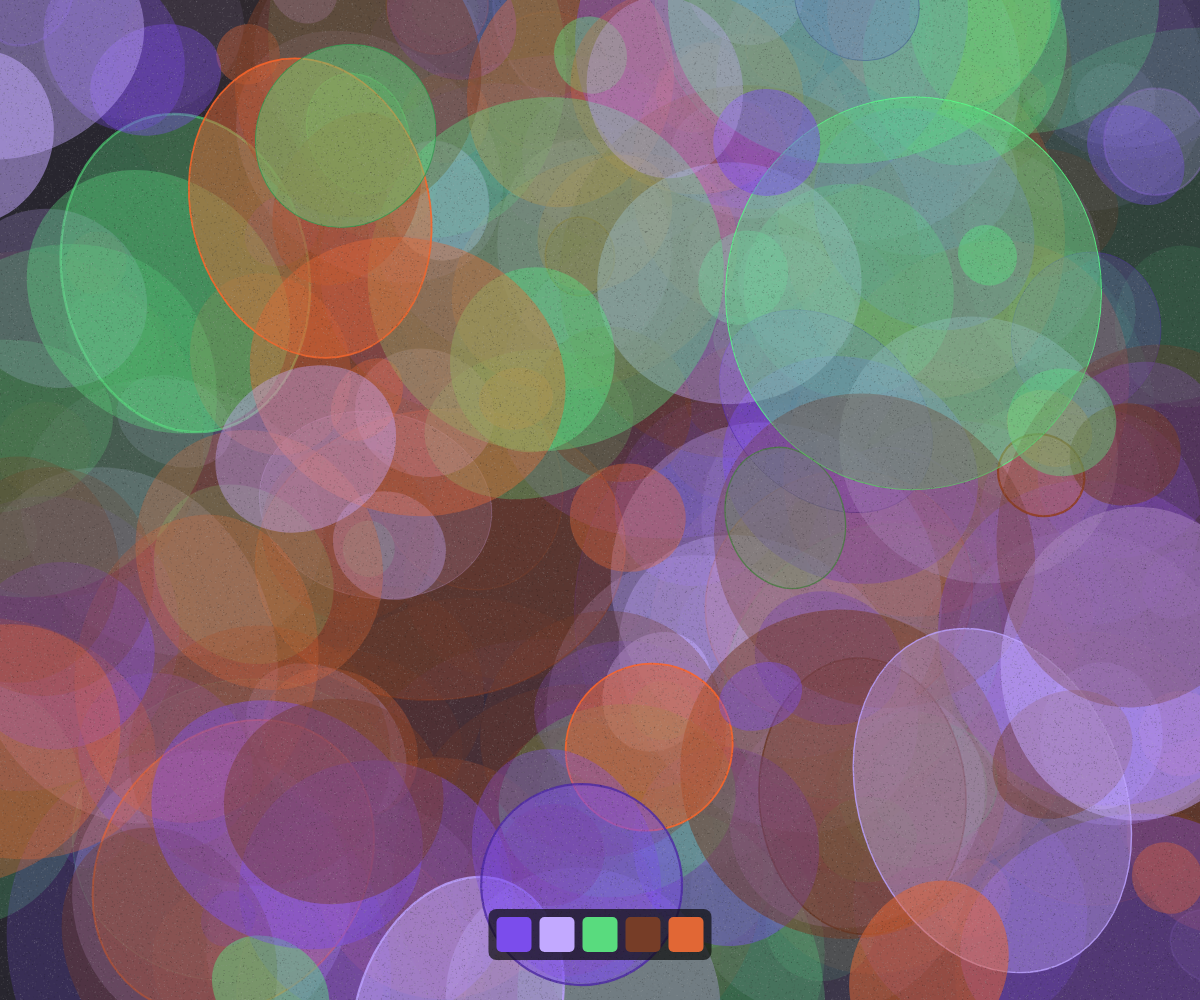
Frame 1 (no input)
Frame 60 (no input): identical to frame 1, image omitted
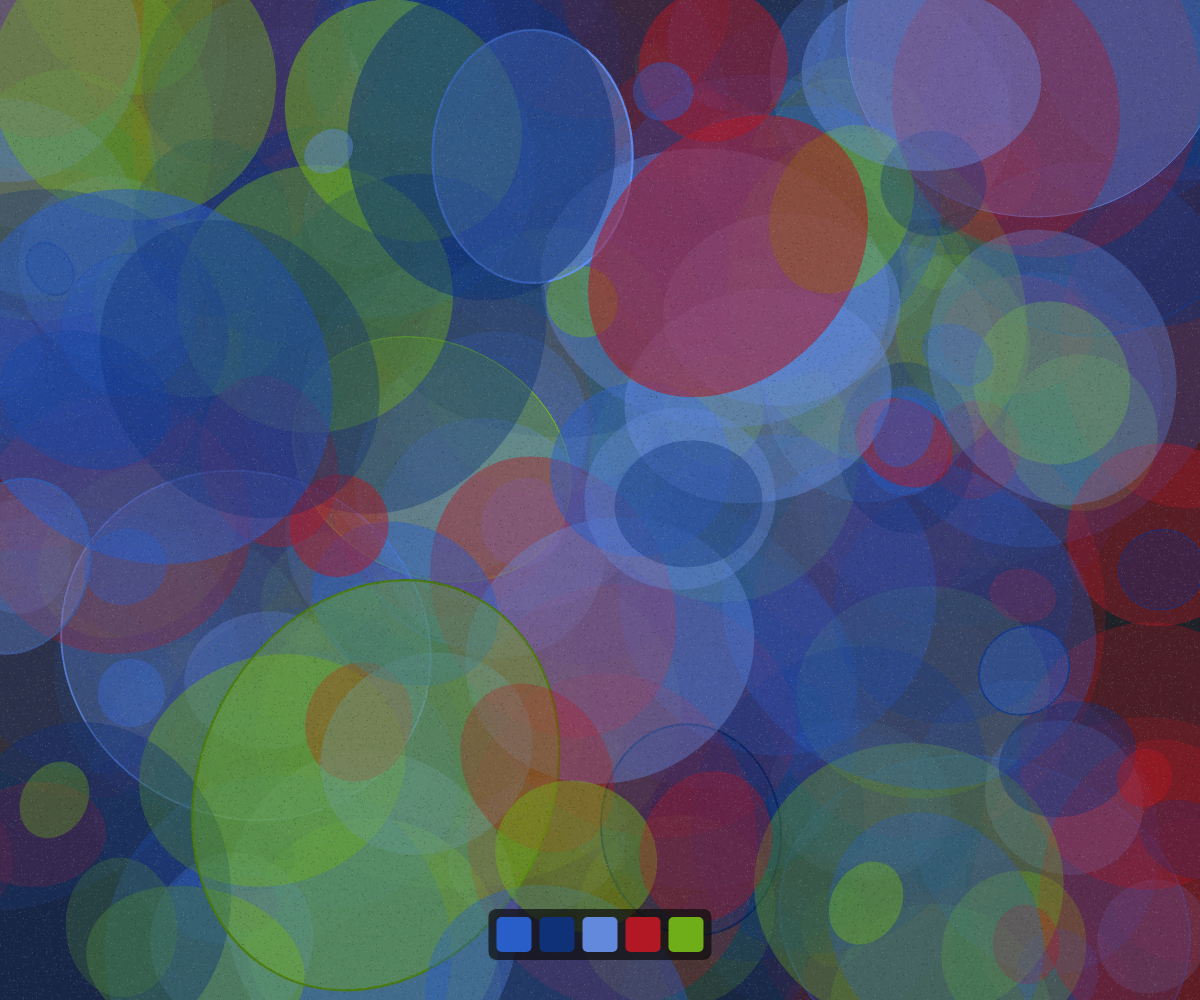
Frame 120 (the mouse pressed at the canvas centre since frame 60)

The p5.js sketch that drew these frames (run headless with seeded random() and noise() and a simulated clock; from frame 60 on, the mouse is pressed at the canvas centre):

// p5.js sketch
// ── sketch.js
// Genuary Day 16: Generative Palette
// Click to generate a new palette and composition.
// Press 'p' to toggle the palette display at the bottom.
// Includes faster 'sparse' grain and random strokes.

let palette = [];
let bgColor;
let numShapes = 50;
let numLayers = 5;
let noiseOffset = 0;

let showPalette = true;

// --- New Parameters ---
let applyGrain = true; // Set to false to disable grain entirely
let grainAmount = 0.2; // Density of sparse grain (0.0 to 1.0+)
let grainIntensity = 0.8; // Max brightness of grain points (0.0 to 1.0)

let strokeProbability = 0.15; // Chance (0.0 to 1.0) for a shape to have a stroke
// --- End New Parameters ---

function setup() {
  createCanvas(windowWidth, windowHeight);
  colorMode(HSB, 360, 100, 100, 1);
  noStroke(); // Default state is no stroke
  angleMode(DEGREES);
  generateNewArtwork();
}

function draw() {
  // Keep draw empty unless doing continuous animation
}

function mousePressed() {
  let swatchSize = 35;
  let padding = 8;
  let startY = height - swatchSize - padding * 2;
  if (mouseY < startY - padding) {
       generateNewArtwork();
  }
}

function keyPressed() {
  if (key === 'p' || key === 'P') {
    showPalette = !showPalette;
    redrawCurrentArtwork();
  }
  // Optional: Key to toggle grain?
  if (key === 'g' || key === 'G') {
    applyGrain = !applyGrain;
    redrawCurrentArtwork();
  }
}

function generateNewArtwork() {
  palette = generatePalette();
  let baseBgColor = random(palette);
  bgColor = color(hue(baseBgColor), saturation(baseBgColor) * 0.3, brightness(baseBgColor) * 0.2, 1);
  redrawCurrentArtwork();
}

function redrawCurrentArtwork() {
  background(bgColor);
  drawComposition();
  if (applyGrain) {
      addSparseGrain(grainAmount, grainIntensity); // Use the new grain function
  }
  if (showPalette) {
    displayPalette();
  }
}

function generatePalette() {
    // Palette generation logic remains the same...
    let generated = [];
    let baseHue = random(360);
    let baseSat = random(60, 95);
    let baseBri = random(70, 100);
    let strategy = floor(random(3));

    generated.push(color(baseHue, baseSat, baseBri));

    if (strategy === 0) { // Analogous + Complementary
        let analogousAngle = random(20, 40);
        generated.push(color((baseHue + analogousAngle) % 360, constrain(baseSat + random(-15, 15), 40, 100), constrain(baseBri + random(-10, 10), 50, 100)));
        generated.push(color((baseHue - analogousAngle + 360) % 360, constrain(baseSat + random(-15, 15), 40, 100), constrain(baseBri + random(-10, 10), 50, 100)));
        let compHue = (baseHue + 180 + random(-15, 15)) % 360;
        generated.push(color(compHue, constrain(baseSat + random(-10, 10), 50, 100), constrain(baseBri + random(-15, 5), 40, 95)));
        generated.push(color(baseHue, constrain(baseSat * 0.8, 30, 100), constrain(baseBri * 0.7, 30, 90) ));
    } else if (strategy === 1) { // Triadic
        generated.push(color((baseHue + 120) % 360, constrain(baseSat + random(-15, 15), 40, 100), constrain(baseBri + random(-10, 10), 50, 100)));
        generated.push(color((baseHue + 240) % 360, constrain(baseSat + random(-15, 15), 40, 100), constrain(baseBri + random(-10, 10), 50, 100)));
        generated.push(color(baseHue, constrain(baseSat * 0.5, 20, 100), constrain(baseBri * 1.2, 50, 100) ));
        generated.push(color((baseHue + 120) % 360, baseSat, constrain(baseBri * 0.5, 20, 90) ));
    } else { // Split Complementary
        let compHue = (baseHue + 180) % 360;
        let splitAngle = random(25, 45);
        generated.push(color((compHue + splitAngle) % 360, constrain(baseSat + random(-10, 10), 40, 100), constrain(baseBri + random(-10, 10), 50, 100)));
        generated.push(color((compHue - splitAngle + 360) % 360, constrain(baseSat + random(-10, 10), 40, 100), constrain(baseBri + random(-10, 10), 50, 100)));
        generated.push(color(baseHue, constrain(baseSat * 1.1, 40, 100), constrain(baseBri * 0.6, 30, 90) ));
        generated.push(color(baseHue, constrain(baseSat * 0.7, 30, 100), constrain(baseBri * 1.1, 60, 100) ));
    }
    return shuffle(generated);
}


function drawComposition() {
  blendMode(BLEND);

  for (let layer = 0; layer < numLayers; layer++) {
    let layerAlpha = map(layer, 0, numLayers, 0.1, 0.5);

    for (let i = 0; i < numShapes; i++) {
      let x = random(width);
      let y = random(height);
      let size = random(width * 0.05, width * 0.3);
      let rotation = random(360);

      let noiseFactor = noise(x * 0.01, y * 0.01, layer * 0.1 + noiseOffset);
      x += map(noiseFactor, 0, 1, -width * 0.1, width * 0.1);
      y += map(noiseFactor, 0, 1, -height * 0.1, height * 0.1);
      size *= map(noise(i * 0.1, layer * 0.2 + noiseOffset), 0, 1, 0.5, 1.5);
      rotation += map(noise(i * 0.2, layer * 0.1 + noiseOffset + 100), 0, 1, -90, 90);

      let col = palette[ (i + layer) % palette.length];
      let shapeColor = color(hue(col), saturation(col), brightness(col), layerAlpha * random(0.7, 1.3) );

      push(); // Isolate transformations and styles for this shape
      translate(x, y);
      rotate(rotation);

      fill(shapeColor);

      // --- Add Random Stroke ---
      if (random() < strokeProbability) {
          // Derive stroke color: e.g., slightly darker/brighter, less transparent
          let strHue = hue(col);
          let strSat = saturation(col) * 1.1; // Slightly more saturated
          let strBri = brightness(col) * (random() > 0.5 ? 1.2 : 0.7); // Randomly brighter or darker
          let strAlpha = constrain(layerAlpha * 2.0, 0.2, 0.9); // More opaque than fill
          stroke(strHue, strSat, strBri, strAlpha);
          strokeWeight(random(0.5, 2.5)); // Random thin to medium weight
      } else {
          noStroke(); // Ensure no stroke if condition isn't met
      }
      // --- End Random Stroke ---

      ellipse(0, 0, size, size * random(0.7, 1.3));

      pop(); // Restore previous state (including potentially noStroke)
    }
  }
   // Important: Reset stroke to default after drawing all shapes if necessary
   noStroke();
}

// --- New Faster Grain Function ---
function addSparseGrain(amount = 50, intensity = 1.0) {
  push(); // Isolate grain drawing style
  strokeWeight(1);
  let numGrains = floor(width * height * amount * 0.65); // Adjust multiplier for density
  let maxBrightness = 100 * intensity; // HSB brightness range 0-100
  let grainAlpha = 0.25; // Adjust alpha for subtlety

  for (let i = 0; i < numGrains; i++) {
    let x = random(width);
    let y = random(height);
    // Draw grayscale points (adjust saturation if you want colored grain)
    let grainBri = random(maxBrightness);
    stroke(0, 0, grainBri, grainAlpha); // Hue 0, Sat 0 = grayscale
    point(x, y);
  }
  pop(); // Restore previous style
  noStroke(); // Ensure stroke is off again after grain
}

// Function to display the current palette at the bottom (same as before)
function displayPalette() {
    let swatchSize = 35;
    let padding = 8;
    let totalWidth = (swatchSize + padding) * palette.length - padding;
    let startX = width / 2 - totalWidth / 2;
    let startY = height - swatchSize - padding * 6;

    push();
    fill(0, 0, 5, 0.7); // HSB: Dark, semi-transparent background
    noStroke();
    rect(startX - padding, startY - padding, totalWidth + 2 * padding, swatchSize + 2 * padding, 8);

    for (let i = 0; i < palette.length; i++) {
        // HSB fill with full alpha (1)
        fill(hue(palette[i]), saturation(palette[i]), brightness(palette[i]), 1);
        rect(startX + i * (swatchSize + padding), startY, swatchSize, swatchSize, 5);
    }
    pop();
}

function shuffle(array) {
  for (let i = array.length - 1; i > 0; i--) {
    let j = floor(random() * (i + 1));
    [array[i], array[j]] = [array[j], array[i]];
  }
  return array;
}

function windowResized() {
  resizeCanvas(windowWidth, windowHeight);
  redrawCurrentArtwork();
}
